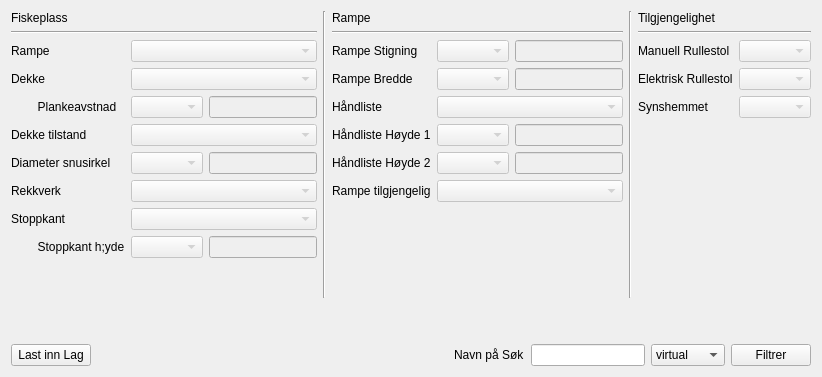
             <widget class="QWidget" name="tab_8">
              <attribute name="title">
               <string>Fiskeplass</string>
              </attribute>
              <layout class="QVBoxLayout" name="verticalLayout_38">
               <item>
                <layout class="QVBoxLayout" name="verticalLayout_33">
                 <item>
                  <layout class="QHBoxLayout" name="horizontalLayout_56">
                   <item>
                    <layout class="QVBoxLayout" name="verticalLayout_32">
                     <item>
                      <widget class="QLabel" name="label_53">
                       <property name="text">
                        <string>Fiskeplass</string>
                       </property>
                      </widget>
                     </item>
                     <item>
                      <widget class="Line" name="line_16">
                       <property name="orientation">
                        <enum>Qt::Horizontal</enum>
                       </property>
                      </widget>
                     </item>
                     <item>
                      <layout class="QFormLayout" name="formLayout_10">
                       <item row="0" column="0">
                        <widget class="QLabel" name="label_57">
                         <property name="text">
                          <string>Rampe</string>
                         </property>
                        </widget>
                       </item>
                       <item row="0" column="1">
                        <widget class="QComboBox" name="comboBox_6">
                         <property name="enabled">
                          <bool>false</bool>
                         </property>
                        </widget>
                       </item>
                       <item row="1" column="0">
                        <widget class="QLabel" name="label_33">
                         <property name="text">
                          <string>Dekke</string>
                         </property>
                        </widget>
                       </item>
                       <item row="1" column="1">
                        <widget class="QComboBox" name="comboBox_5">
                         <property name="enabled">
                          <bool>false</bool>
                         </property>
                        </widget>
                       </item>
                       <item row="2" column="0">
                        <widget class="QLabel" name="label_46">
                         <property name="text">
                          <string>        Plankeavstnad</string>
                         </property>
                        </widget>
                       </item>
                       <item row="2" column="1">
                        <layout class="QHBoxLayout" name="horizontalLayout_53">
                         <item>
                          <widget class="QComboBox" name="comboBox_12">
                           <property name="enabled">
                            <bool>false</bool>
                           </property>
                          </widget>
                         </item>
                         <item>
                          <widget class="QLineEdit" name="lineEdit">
                           <property name="enabled">
                            <bool>false</bool>
                           </property>
                          </widget>
                         </item>
                        </layout>
                       </item>
                       <item row="3" column="0">
                        <widget class="QLabel" name="label_37">
                         <property name="text">
                          <string>Dekke tilstand</string>
                         </property>
                        </widget>
                       </item>
                       <item row="3" column="1">
                        <widget class="QComboBox" name="comboBox_9">
                         <property name="enabled">
                          <bool>false</bool>
                         </property>
                        </widget>
                       </item>
                       <item row="4" column="0">
                        <widget class="QLabel" name="label_47">
                         <property name="text">
                          <string>Diameter snusirkel</string>
                         </property>
                        </widget>
                       </item>
                       <item row="4" column="1">
                        <layout class="QHBoxLayout" name="horizontalLayout_54">
                         <item>
                          <widget class="QComboBox" name="comboBox_13">
                           <property name="enabled">
                            <bool>false</bool>
                           </property>
                          </widget>
                         </item>
                         <item>
                          <widget class="QLineEdit" name="lineEdit_2">
                           <property name="enabled">
                            <bool>false</bool>
                           </property>
                          </widget>
                         </item>
                        </layout>
                       </item>
                       <item row="5" column="0">
                        <widget class="QLabel" name="label_36">
                         <property name="text">
                          <string>Rekkverk</string>
                         </property>
                        </widget>
                       </item>
                       <item row="5" column="1">
                        <widget class="QComboBox" name="comboBox_8">
                         <property name="enabled">
                          <bool>false</bool>
                         </property>
                        </widget>
                       </item>
                       <item row="6" column="0">
                        <widget class="QLabel" name="label_35">
                         <property name="text">
                          <string>Stoppkant</string>
                         </property>
                        </widget>
                       </item>
                       <item row="6" column="1">
                        <widget class="QComboBox" name="comboBox_7">
                         <property name="enabled">
                          <bool>false</bool>
                         </property>
                        </widget>
                       </item>
                       <item row="7" column="0">
                        <widget class="QLabel" name="label_48">
                         <property name="text">
                          <string>        Stoppkant h;yde</string>
                         </property>
                        </widget>
                       </item>
                       <item row="7" column="1">
                        <layout class="QHBoxLayout" name="horizontalLayout_55">
                         <item>
                          <widget class="QComboBox" name="comboBox_14">
                           <property name="enabled">
                            <bool>false</bool>
                           </property>
                          </widget>
                         </item>
                         <item>
                          <widget class="QLineEdit" name="lineEdit_3">
                           <property name="enabled">
                            <bool>false</bool>
                           </property>
                          </widget>
                         </item>
                        </layout>
                       </item>
                      </layout>
                     </item>
                     <item>
                      <spacer name="verticalSpacer_17">
                       <property name="orientation">
                        <enum>Qt::Vertical</enum>
                       </property>
                       <property name="sizeHint" stdset="0">
                        <size>
                         <width>20</width>
                         <height>40</height>
                        </size>
                       </property>
                      </spacer>
                     </item>
                    </layout>
                   </item>
                   <item>
                    <widget class="Line" name="line_13">
                     <property name="orientation">
                      <enum>Qt::Vertical</enum>
                     </property>
                    </widget>
                   </item>
                   <item>
                    <layout class="QVBoxLayout" name="verticalLayout_29">
                     <item>
                      <widget class="QLabel" name="label_rampe_boxs_3">
                       <property name="text">
                        <string>Rampe</string>
                       </property>
                      </widget>
                     </item>
                     <item>
                      <widget class="Line" name="line_11">
                       <property name="orientation">
                        <enum>Qt::Horizontal</enum>
                       </property>
                      </widget>
                     </item>
                     <item>
                      <layout class="QFormLayout" name="formLayout_9">
                       <property name="fieldGrowthPolicy">
                        <enum>QFormLayout::AllNonFixedFieldsGrow</enum>
                       </property>
                       <item row="0" column="0">
                        <widget class="QLabel" name="label_rmp_stigning_3">
                         <property name="text">
                          <string>Rampe Stigning</string>
                         </property>
                        </widget>
                       </item>
                       <item row="0" column="1">
                        <layout class="QHBoxLayout" name="horizontalLayout_48">
                         <item>
                          <widget class="QComboBox" name="comboBox_rmp_stigning_3">
                           <property name="enabled">
                            <bool>false</bool>
                           </property>
                          </widget>
                         </item>
                         <item>
                          <widget class="QLineEdit" name="lineEdit_rmp_stigning_3">
                           <property name="enabled">
                            <bool>false</bool>
                           </property>
                          </widget>
                         </item>
                        </layout>
                       </item>
                       <item row="1" column="0">
                        <widget class="QLabel" name="label_rmp_bredde_3">
                         <property name="text">
                          <string>Rampe Bredde</string>
                         </property>
                        </widget>
                       </item>
                       <item row="1" column="1">
                        <layout class="QHBoxLayout" name="horizontalLayout_49">
                         <item>
                          <widget class="QComboBox" name="comboBox_rmp_bredde_3">
                           <property name="enabled">
                            <bool>false</bool>
                           </property>
                          </widget>
                         </item>
                         <item>
                          <widget class="QLineEdit" name="lineEdit_rmp_bredde_3">
                           <property name="enabled">
                            <bool>false</bool>
                           </property>
                          </widget>
                         </item>
                        </layout>
                       </item>
                       <item row="2" column="0">
                        <widget class="QLabel" name="label_handliste_3">
                         <property name="text">
                          <string>Håndliste</string>
                         </property>
                        </widget>
                       </item>
                       <item row="2" column="1">
                        <layout class="QHBoxLayout" name="horizontalLayout_50">
                         <item>
                          <widget class="QComboBox" name="comboBox_handliste_4">
                           <property name="enabled">
                            <bool>false</bool>
                           </property>
                          </widget>
                         </item>
                        </layout>
                       </item>
                       <item row="3" column="0">
                        <widget class="QLabel" name="label_hand1_3">
                         <property name="text">
                          <string>Håndliste Høyde 1</string>
                         </property>
                        </widget>
                       </item>
                       <item row="3" column="1">
                        <layout class="QHBoxLayout" name="horizontalLayout_51">
                         <item>
                          <widget class="QComboBox" name="comboBox_hand1_3">
                           <property name="enabled">
                            <bool>false</bool>
                           </property>
                          </widget>
                         </item>
                         <item>
                          <widget class="QLineEdit" name="lineEdit_hand1_3">
                           <property name="enabled">
                            <bool>false</bool>
                           </property>
                          </widget>
                         </item>
                        </layout>
                       </item>
                       <item row="4" column="0">
                        <widget class="QLabel" name="label_hand2_3">
                         <property name="text">
                          <string>Håndliste Høyde 2</string>
                         </property>
                        </widget>
                       </item>
                       <item row="4" column="1">
                        <layout class="QHBoxLayout" name="horizontalLayout_52">
                         <item>
                          <widget class="QComboBox" name="comboBox_hand2_3">
                           <property name="enabled">
                            <bool>false</bool>
                           </property>
                          </widget>
                         </item>
                         <item>
                          <widget class="QLineEdit" name="lineEdit_hand2_3">
                           <property name="enabled">
                            <bool>false</bool>
                           </property>
                          </widget>
                         </item>
                        </layout>
                       </item>
                       <item row="5" column="0">
                        <widget class="QLabel" name="label_32">
                         <property name="text">
                          <string>Rampe tilgjengelig</string>
                         </property>
                        </widget>
                       </item>
                       <item row="5" column="1">
                        <widget class="QComboBox" name="comboBox_4">
                         <property name="enabled">
                          <bool>false</bool>
                         </property>
                        </widget>
                       </item>
                      </layout>
                     </item>
                     <item>
                      <spacer name="verticalSpacer_15">
                       <property name="orientation">
                        <enum>Qt::Vertical</enum>
                       </property>
                       <property name="sizeHint" stdset="0">
                        <size>
                         <width>20</width>
                         <height>40</height>
                        </size>
                       </property>
                      </spacer>
                     </item>
                    </layout>
                   </item>
                   <item>
                    <widget class="Line" name="line_15">
                     <property name="orientation">
                      <enum>Qt::Vertical</enum>
                     </property>
                    </widget>
                   </item>
                   <item>
                    <layout class="QVBoxLayout" name="verticalLayout_30">
                     <item>
                      <layout class="QVBoxLayout" name="verticalLayout_31">
                       <item>
                        <widget class="QLabel" name="label_34">
                         <property name="text">
                          <string>Tilgjengelighet</string>
                         </property>
                        </widget>
                       </item>
                       <item>
                        <widget class="Line" name="line_12">
                         <property name="orientation">
                          <enum>Qt::Horizontal</enum>
                         </property>
                        </widget>
                       </item>
                       <item>
                        <layout class="QFormLayout" name="formLayout_11">
                         <property name="fieldGrowthPolicy">
                          <enum>QFormLayout::AllNonFixedFieldsGrow</enum>
                         </property>
                         <item row="0" column="0">
                          <widget class="QLabel" name="label_38">
                           <property name="text">
                            <string>Manuell Rullestol</string>
                           </property>
                          </widget>
                         </item>
                         <item row="0" column="1">
                          <widget class="QComboBox" name="comboBox_manuell_rullestol_3">
                           <property name="enabled">
                            <bool>false</bool>
                           </property>
                          </widget>
                         </item>
                         <item row="1" column="0">
                          <widget class="QLabel" name="label_45">
                           <property name="text">
                            <string>Elektrisk Rullestol</string>
                           </property>
                          </widget>
                         </item>
                         <item row="1" column="1">
                          <widget class="QComboBox" name="comboBox_el_rullestol_2">
                           <property name="enabled">
                            <bool>false</bool>
                           </property>
                          </widget>
                         </item>
                         <item row="2" column="0">
                          <widget class="QLabel" name="label_51">
                           <property name="text">
                            <string>Synshemmet</string>
                           </property>
                          </widget>
                         </item>
                         <item row="2" column="1">
                          <widget class="QComboBox" name="comboBox_syn_3">
                           <property name="enabled">
                            <bool>false</bool>
                           </property>
                          </widget>
                         </item>
                        </layout>
                       </item>
                      </layout>
                     </item>
                     <item>
                      <spacer name="verticalSpacer_16">
                       <property name="orientation">
                        <enum>Qt::Vertical</enum>
                       </property>
                       <property name="sizeHint" stdset="0">
                        <size>
                         <width>20</width>
                         <height>40</height>
                        </size>
                       </property>
                      </spacer>
                     </item>
                    </layout>
                   </item>
                  </layout>
                 </item>
                 <item>
                  <spacer name="verticalSpacer_18">
                   <property name="orientation">
                    <enum>Qt::Vertical</enum>
                   </property>
                   <property name="sizeHint" stdset="0">
                    <size>
                     <width>20</width>
                     <height>40</height>
                    </size>
                   </property>
                  </spacer>
                 </item>
                 <item>
                  <layout class="QHBoxLayout" name="horizontalLayout_57">
                   <item>
                    <widget class="QPushButton" name="pushButton_LastInngang_5">
                     <property name="text">
                      <string>Last inn Lag</string>
                     </property>
                    </widget>
                   </item>
                   <item>
                    <spacer name="horizontalSpacer_10">
                     <property name="orientation">
                      <enum>Qt::Horizontal</enum>
                     </property>
                     <property name="sizeHint" stdset="0">
                      <size>
                       <width>40</width>
                       <height>20</height>
                      </size>
                     </property>
                    </spacer>
                   </item>
                   <item>
                    <layout class="QHBoxLayout" name="horizontalLayout_58">
                     <item>
                      <widget class="QLabel" name="label_59">
                       <property name="text">
                        <string>Navn på Søk</string>
                       </property>
                      </widget>
                     </item>
                     <item>
                      <widget class="QLineEdit" name="lineEdit_navn_paa_sok_inngang_4"/>
                     </item>
                     <item>
                      <widget class="QComboBox" name="comboBox_sok_metode_4">
                       <item>
                        <property name="text">
                         <string>virtual</string>
                        </property>
                       </item>
                       <item>
                        <property name="text">
                         <string>memory</string>
                        </property>
                       </item>
                      </widget>
                     </item>
                     <item>
                      <widget class="QPushButton" name="pushButton_filtrerInngang_4">
                       <property name="text">
                        <string>Filtrer</string>
                       </property>
                      </widget>
                     </item>
                    </layout>
                   </item>
                  </layout>
                 </item>
                </layout>
               </item>
              </layout>
              <zorder></zorder>
             </widget>
